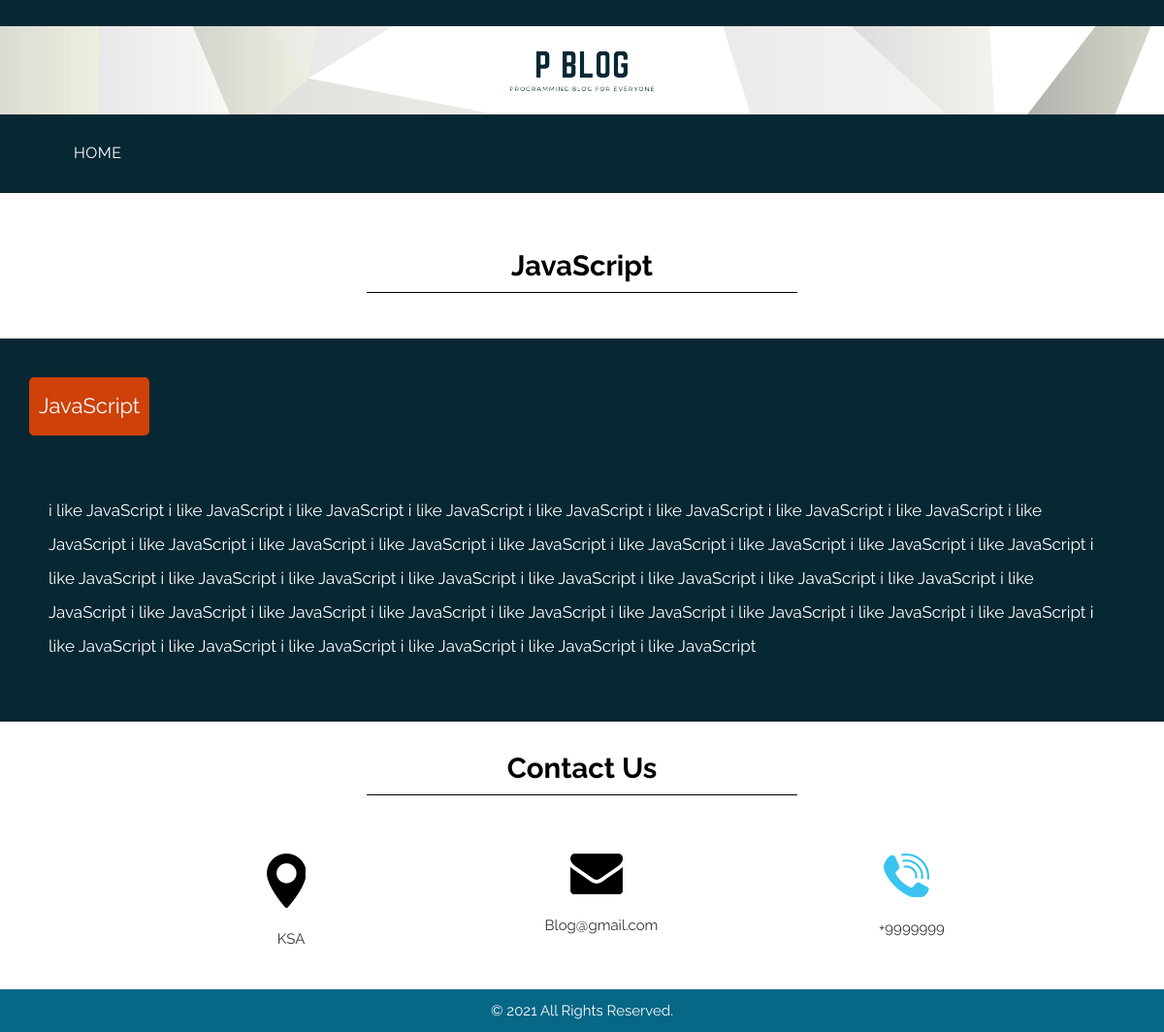
/post1, run on the app's committed database.
### app.py (models this page shows)
class Post(db.Model):
    id = db.Column(db.Integer, primary_key=True)
    title = db.Column(db.Text(1500), nullable=False)
    content = db.Column(db.String(50), nullable=False)
    date_posted = db.Column(db.DateTime, default=datetime.datetime.utcnow)
    user_id = db.Column(db.Integer, db.ForeignKey('user.id'),
        nullable=False)

### app.py (the view)
@app.route('/post<int:postid>')
def post(postid):
    post = Post.query.filter_by(id=postid).first()
    return render_template('post.html', post=post)

### templates/post.html (shortened to what this page needs)
<!DOCTYPE html>
<html lang="en">
<head>
    <link rel="stylesheet" href="{{ url_for('static', filename='css/bootstrap.min.css') }}">
    <link rel="stylesheet" href="{{ url_for('static', filename='css/style.css') }}">
    <link rel="stylesheet" href="{{ url_for('static', filename='css/responsive.css') }}">
    <link rel="stylesheet" href="{{ url_for('static', filename='css/jquery.mCustomScrollbar.min.css') }}">
    <link rel="stylesheet" href="https://netdna.bootstrapcdn.com/font-awesome/4.0.3/css/font-awesome.css">
    <link rel="stylesheet" href="{{ url_for('static', filename='css/owl.carousel.min.css') }}">
    <link rel="stylesheet" href="{{ url_for('static', filename='css/owl.theme.default.min.css') }}">
    <link rel="stylesheet" href="https://cdnjs.cloudflare.com/ajax/libs/fancybox/2.1.5/jquery.fancybox.min.css"
        media="screen">
</head>
<body>
    <div class="header_main">
		<div class="container">
			<div class="logo"><img src="{{ url_for('static', filename='images/logo3.png') }}"></div>
		</div>
	</div>
    <div class="header">
        <div class="container">
            <div class="col-sm-12">
                <div class="menu-area">
                    <nav class="navbar navbar-expand-lg ">
                        <div class="collapse navbar-collapse" id="navbarSupportedContent">
                            <ul class="navbar-nav mr-auto">
                                <li class="nav-item active">
                                    <a class="nav-link" href="/">HOME</a>
                                </li>
                            </ul>
                        </div>
                    </nav>
                </div>
            </div>
        </div>
    </div>
    <div class="touch_section">
        <div class="container">
            <h1 class="touch_text">{{ post.title  }}</h1>
        </div>
    </div>
    <div class="lets_touch_main">
        <div class="container">
            <div class="row">
                <div id='the-title' style='padding: 10px; width: fit-content;'>{{ post.title  }}</div>
                <p class="lorem_text" style='padding-top:40px'>{{ post.content  }}</p>
            </div>
        </div>
    </div>
    <div class="contact_main" id='contact'>
        <div class="container">
            <div class="row">
                <div class="col-sm-12">
                    <h1 class="touch_text">Contact Us</h1>
                </div>
            </div>
        </div>
        <div class="contact_section_2">
            <div class="container">
                <div class="row">
                    <div class="col-sm-4">
                        <div class="map_icon">
                            <img src="{{ url_for('static', filename='images/map-icon.png') }}" style="max-width: 100%;padding-left: 30px; ">
                            <p class="email-text"><a href="#">KSA</a></p>
                        </div>
                    </div>
                    <div class="col-sm-4">
                        <div class="map_icon">
                            <img src="{{ url_for('static', filename='images/email-icon.png') }}" style="max-width: 100%; padding-left: 30px;">
                            <p class="email-text"><a href="#">Blog@gmail.com</a></p>
                        </div>
                    </div>
                    <div class="col-sm-4">
                        <div class="map_icon">
                            <img src="{{ url_for('static', filename='images/call-icon.png') }}" style="max-width: 100%;padding-left: 30px;">
                            <p class="email-text"><a href="#">+9999999</a></p>
                        </div>
                    </div>
                </div>
            </div>
        </div>
    </div>
        <div class="copyright">
            <div class="container">
                <div class="row">
                    <div class="col-sm-12">
                        <p class="copyright_text">© 2021 All Rights Reserved.</p>
                    </div>
                </div>
            </div>
        </div>
</body>
</html>

### static/css/style.css (style rules this page uses)
* { box-sizing: border-box !important; transition: ease all 0.5s; }
html { scroll-behavior: smooth; }
body { color: #666666; font-size: 14px; font-family: 'Raleway', sans-serif;; line-height: 1.80857; font-weight: normal; overflow-x: hidden; }
a { color: #1f1f1f; text-decoration: none !important; outline: none !important; -webkit-transition: all .3s ease-in-out; -moz-transition: all .3s ease-in-out; -ms-transition: all .3s ease-in-out; -o-transition: all .3s ease-in-out; transition: all .3s ease-in-out; }
h1, h2, h3, h4, h5, h6 { letter-spacing: 0; font-weight: normal; position: relative; padding: 0 0 10px 0; font-weight: normal; line-height: normal; color: #111111; margin: 0 }
h1 { font-size: 24px }
*, *::after, *::before { -webkit-box-sizing: border-box; -moz-box-sizing: border-box; box-sizing: border-box; }
ul, li, ol { margin: 0px; padding: 0px; list-style: none; }
p { margin: 20px; font-weight: 400; font-size: 15px; line-height: 24px; }
a { color: #ffffff; text-decoration: none; outline: none !important; }
.header_main { width: 100%; float: left; background-image: url(../images/header.png); height: auto; padding-top: 20px; padding-bottom: 40px; }
.logo { width: 100%; float: left; text-align: center; margin-top: 25px; }
.header { width: 100%; width: 100%; float: left; background-color: #072833; padding-bottom: 10px; padding-top: 10px; }
.header_main { width: 100%; float: left; background-image: url(../images/header.png); height: auto; padding-bottom: 20px; }
.navbar-expand-lg .navbar-nav .nav-link { padding-right: 60px; padding-left: 0; color: #fff; font-size: 16px; letter-spacing: 0.5px; }
.navbar-nav.mr-auto { width: 100%; margin: 0; display: block; }
.navbar-nav.mr-auto li { float: left; }
.touch_section { width: 100%; padding-top: 57px; margin-bottom: 47px; display: inline-block !important; }
.touch_text { width: 27%; margin: 0 auto; text-align: center; border-bottom: 1px solid #000; color: #050000; font-size: 22pt; font-weight: bold; }
.lets_touch_main { width: 100%; float: left; background-color: #072833; padding-top: 40px; padding-bottom: 40PX; }
.lorem_text { width: 100%; float: left; color: #ffffff; font-size: 17px; line-height: 35px; padding-top: 80px; }
.contact_main { width: 100%; float: left; background-color: #ffffff; padding-top: 40px; }
.contact_section_2 { width: 50%; margin: 0 auto; display: block; padding-top: 40px; }
.map_icon { width: 100%; float: left; margin-top: 20px; margin-bottom: 20px; text-align: center; }
.copyright { width: 100%; float: left; background-color: #076787; padding-top: 10px; padding-bottom: 10px; }
.copyright_text { width: 100%; float: left; color: #fbfdfd; text-align: center; margin: 0px; }
.email-text { width: 100%; float: left; color: #3ac3f0; }
.email-text a { text-decoration: none; color: #333; }
.contact_main { width: 100%; float: left; padding-top: 30px; }
#the-title { background: #ce4109; border: none; color: #fff; width: 190px; height: 60px; border-radius: 5px; font-size: 22px; position:relative }

### static/css/responsive.css (style rules this page uses)
.contact_section_2 { width: 80%; }
.touch_text { width: 40%; }

### data on the page
Post: title "JavaScript", content "i like JavaScript i like JavaScript i like JavaScript i like JavaScript i like JavaScript i like JavaScript i like JavaScript i like JavaScript i like JavaScript i like JavaScript i like JavaScript i like JavaScript i like JavaScript i like JavaScript i like JavaScript i like JavaScript i like JavaScript i like JavaScript i like JavaScript i like JavaScript i like JavaScript i like JavaScript i like JavaScript i like JavaScript i like JavaScript i like JavaScript i like JavaScript i like JavaScript i like JavaScript i like JavaScript i like JavaScript i like JavaScript i like JavaScript i like JavaScript i like JavaScript i like JavaScript i like JavaScript i like JavaScript i like…"
